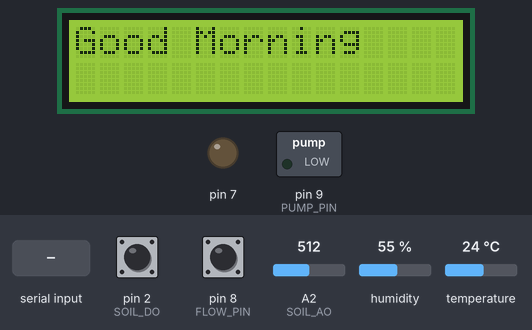
The sketch below on a simulated Arduino Uno, built with avr-gcc and run on an emulated ATmega328P. Parts: 16×2 character LCD, switched loads named in the sketch (green lamp = pin HIGH), output pins drawn as LEDs (lit = HIGH). Inputs (shaded band) come from the test bench; at power-on: A2 (SOIL_AO) = 512, pin 2 (SOIL_DO) HIGH, pin 8 (FLOW_PIN) HIGH, humidity 55 %, temperature 24 °C. What the sketch prints to the serial monitor is not drawn.

Above: at 1.2 s.
1.3 s: "90,45\n" received over Serial
At 1.71 s:
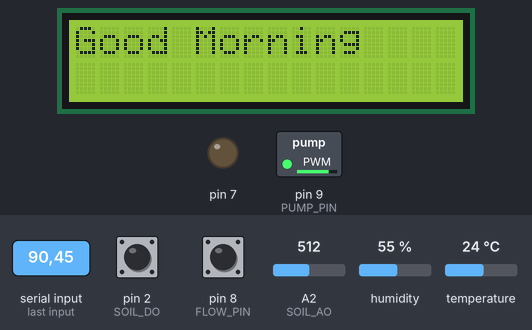
At 2.8 s:
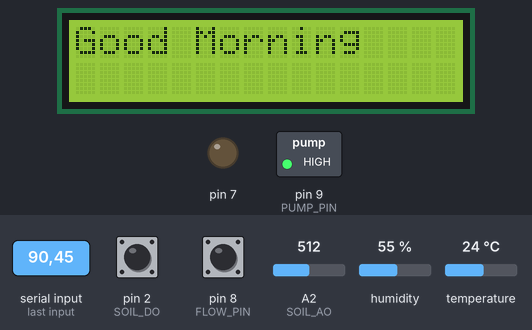
3.3 s: "90\n" received over Serial
At 4.7 s:
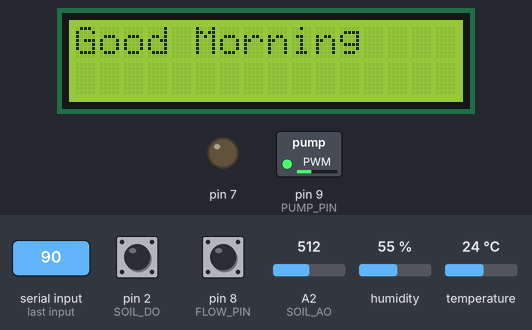
9.6 s: A2 (SOIL_AO) set to 923
11.1 s: A2 (SOIL_AO) set to 943
Timing chart, 0 to 14.1 s (numbered marks = the images above; inputs shaded):
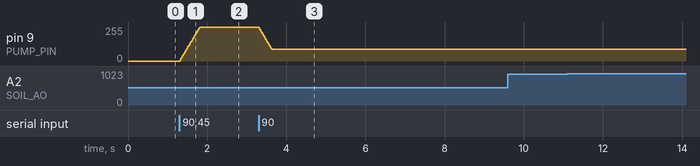

The sketch:

FlowSensor.ino
```cpp
/*
 * Atmosphere - 综合监控：土壤湿度 + 流速 + 水泵(PWM调速) + 温湿度(DHT11)
 * 土壤湿度: AO→A2, DO→D2, VCC→5V, GND→GND
 * 流速 YF-S401: 红→5V, 黄→D8, 黑→GND
 * 水泵: IO→D9（PWM 脚，软启动/调速；高电平占空比越大抽水越快）
 * 温湿度 DHT11: v→5V, s→D4, g→GND（需 DHT sensor library）
 * 串口命令: 发速度值 0~255 + 换行（0=停，255=全速）
 */

#include <DHT.h>
#include <Wire.h>
#include <LiquidCrystal_I2C.h>

// I2C LCD 1602（SCL→A5, SDA→A4；地址 0x27，若屏不亮改 0x3F）
LiquidCrystal_I2C lcd(0x27, 16, 2);

const int SOIL_AO = A2;
const int SOIL_DO = 2;
const int PUMP_PIN = 9;   // 改到 D9（PWM 脚）
const int FLOW_PIN = 8;
const int DHTPIN = 4;     // DHT11 数据脚
#define DHTTYPE DHT11
DHT dht(DHTPIN, DHTTYPE);
float dhtTemp = NAN;      // 最近一次温度
float dhtHum = NAN;       // 最近一次湿度
bool dhtOk = false;       // DHT11 是否读数成功
unsigned long lastDHT = 0;

const int RAMP_STEP = 10;   // 每步调速幅度（0~255 共约 26 步）
const int RAMP_MS = 20;     // 每步间隔 20ms（软启动约 0.5 秒）

volatile unsigned long pulseCount = 0;
volatile unsigned long risePulses = 0;   // 诊断：上升沿累计
volatile unsigned long fallPulses = 0;   // 诊断：下降沿累计
volatile unsigned long cmdCount = 0;   // 收到命令计数（诊断用）
unsigned long lastTime = 0;
float totalFlow = 0;
int lastFlowState = HIGH;

int targetSpeed = 0;      // 目标速度 0~255
int currentSpeed = 0;     // 当前实际速度 0~255（平滑逼近 target）
unsigned long lastRamp = 0;

// LCD 显示数据（由 server.py 通过串口 D 行下发）
bool lcdMode = false;
String lcdBuf = "";
float lcdWind = 0.0;      // 风速 km/h
int lcdLv = 0;            // 预警等级 0~3（3=三级最严重）
bool lcdHasData = false;

void setup() {
  Serial.begin(115200);
  dht.begin();
  // LCD 初始化并显示测试字样
  lcd.init();
  lcd.backlight();
  lcd.setCursor(0, 0);
  lcd.print("Good Morning");
  pinMode(SOIL_DO, INPUT_PULLUP);
  pinMode(PUMP_PIN, OUTPUT);
  analogWrite(PUMP_PIN, 0);   // 初始停止
  pinMode(7, OUTPUT);          // 兜底：旧 IO 若还接 D7，强制拉低停泵（防浮空误开）
  digitalWrite(7, LOW);
  pinMode(FLOW_PIN, INPUT_PULLUP);
  lastFlowState = digitalRead(FLOW_PIN);
  lastTime = millis();
}

void loop() {
  // 读速度命令（非阻塞：累积数字直到换行）+ LCD 数据行（D 开头）
  static int speedBuf = -1;
  while (Serial.available()) {
    char c = Serial.read();
    if (lcdMode) {
      if (c == '\n' || c == '\r') {
        // 解析 "12.3,2" → 风速,预警等级
        int comma = lcdBuf.indexOf(',');
        if (comma > 0) {
          lcdWind = lcdBuf.substring(0, comma).toFloat();
          lcdLv = lcdBuf.substring(comma + 1).toInt();
          if (lcdLv < 0) lcdLv = 0;
          if (lcdLv > 3) lcdLv = 3;
          lcdHasData = true;
        }
        lcdMode = false;
        lcdBuf = "";
      } else if (lcdBuf.length() < 20) {
        lcdBuf += c;
      }
    } else if (c == 'D') {
      lcdMode = true;
      lcdBuf = "";
    } else if (c >= '0' && c <= '9') {
      if (speedBuf < 0) speedBuf = 0;
      speedBuf = speedBuf * 10 + (c - '0');
    } else if (c == '\n' || c == '\r') {
      if (speedBuf >= 0) {
        targetSpeed = constrain(speedBuf, 0, 255);
        cmdCount++;
        speedBuf = -1;
      }
    }
  }

  // 平滑调速：currentSpeed 逐步逼近 targetSpeed（软启动/软停/平滑跟随）
  if (millis() - lastRamp >= RAMP_MS) {
    lastRamp = millis();
    if (currentSpeed < targetSpeed) {
      currentSpeed += RAMP_STEP;
      if (currentSpeed > targetSpeed) currentSpeed = targetSpeed;
      analogWrite(PUMP_PIN, currentSpeed);
    } else if (currentSpeed > targetSpeed) {
      currentSpeed -= RAMP_STEP;
      if (currentSpeed < targetSpeed) currentSpeed = targetSpeed;
      analogWrite(PUMP_PIN, currentSpeed);
    }
  }

  // 轮询流速脉冲（上升沿 + 下降沿分开计数，诊断沿方向）
  int cur = digitalRead(FLOW_PIN);
  if (lastFlowState == LOW && cur == HIGH) { pulseCount++; risePulses++; }
  if (lastFlowState == HIGH && cur == LOW) fallPulses++;
  lastFlowState = cur;

  // 每秒统计输出
  unsigned long now = millis();
  if (now - lastTime >= 1000) {
    // 流速
    unsigned long pulses = pulseCount;
    pulseCount = 0;
    float flowPerSec = pulses / 3433.8;
    float flowPerMin = flowPerSec * 60;
    totalFlow += flowPerSec;

    // 温湿度（DHT11 最快 1 秒读一次，失败保留旧值）
    if (now - lastDHT >= 1000) {
      float t = dht.readTemperature();
      float h = dht.readHumidity();
      if (!isnan(t) && !isnan(h)) {
        dhtTemp = t;
        dhtHum = h;
        dhtOk = true;
      } else {
        dhtOk = false;
      }
      lastDHT = now;
    }

    // 土壤湿度（带断线检测）
    int raw = analogRead(SOIL_AO);
    int minV = raw, maxV = raw;
    for (int i = 0; i < 4; i++) {
      delay(10);
      int v = analogRead(SOIL_AO);
      if (v < minV) minV = v;
      if (v > maxV) maxV = v;
    }
    int jitter = maxV - minV;
    bool disconnected = (jitter > 200) || (raw > 1010);
    int percent = disconnected ? -1 : constrain(map(raw, 0, 1023, 100, 0), 0, 100);
    bool dry = digitalRead(SOIL_DO);

    // LCD 刷新（收到过 D 行才更新）：行1 风速·土湿·流速，行2 预警等级
    // 注意：AVR snprintf 不支持 %f，全部用整数运算
    if (lcdHasData) {
      int w10 = (int)(lcdWind * 10 + 0.5);          // 风速×10
      int f100 = (int)(flowPerMin * 100 + 0.5);     // 流速×100
      int p = percent < 0 ? 0 : percent;
      char line1[17], line2[17];
      snprintf(line1, sizeof(line1), "W%2d.%d S%2d%% F%d.%02d", w10 / 10, w10 % 10, p, f100 / 100, f100 % 100);
      snprintf(line2, sizeof(line2), "ALARM:%d %s", lcdLv, lcdLv == 0 ? "OK" : (lcdLv == 1 ? "L1" : (lcdLv == 2 ? "L2" : "L3")));
      lcd.setCursor(0, 0);
      lcd.print(line1);
      lcd.setCursor(0, 1);
      lcd.print(line2);
    }

    // 输出合并 JSON
    Serial.print("{\"pump\":");
    Serial.print(currentSpeed > 0 ? 1 : 0);
    Serial.print(",\"speed\":");
    Serial.print(currentSpeed);
    Serial.print(",\"target_speed\":");
    Serial.print(targetSpeed);
    Serial.print(",\"cmd_count\":");
    Serial.print(cmdCount);
    Serial.print(",\"soil_raw\":");
    Serial.print(raw);
    Serial.print(",\"soil_percent\":");
    Serial.print(percent);
    Serial.print(",\"soil_dry\":");
    Serial.print(dry ? "true" : "false");
    Serial.print(",\"soil_connected\":");
    Serial.print(disconnected ? "false" : "true");
    Serial.print(",\"temp\":");
    if (dhtOk) Serial.print(dhtTemp, 1); else Serial.print("null");
    Serial.print(",\"hum\":");
    if (dhtOk) Serial.print(dhtHum, 1); else Serial.print("null");
    Serial.print(",\"dht_ok\":");
    Serial.print(dhtOk ? "true" : "false");
    Serial.print(",\"flow_pulses\":");
    Serial.print(pulses);
    Serial.print(",\"rise_pulses\":");
    Serial.print(risePulses);
    Serial.print(",\"fall_pulses\":");
    Serial.print(fallPulses);
    Serial.print(",\"d8_level\":");
    Serial.print(digitalRead(FLOW_PIN) ? 1 : 0);
    Serial.print(",\"flow\":");
    Serial.print(flowPerMin, 3);
    Serial.print(",\"total\":");
    Serial.print(totalFlow, 3);
    Serial.println("}");

    lastTime = now;
  }
}
```

Measured:
- after the input at 1.3 s, pin 9 (PUMP_PIN): moves from 0/255 to 255/255 over 0.50 s, starting at once
- after the input at 3.3 s, pin 9 (PUMP_PIN): moves from 255/255 to 90/255 over 0.32 s, starting at once
- after the input at 9.6 s, every drawn part: stays the same
- after the input at 11.1 s, every drawn part: stays the same
